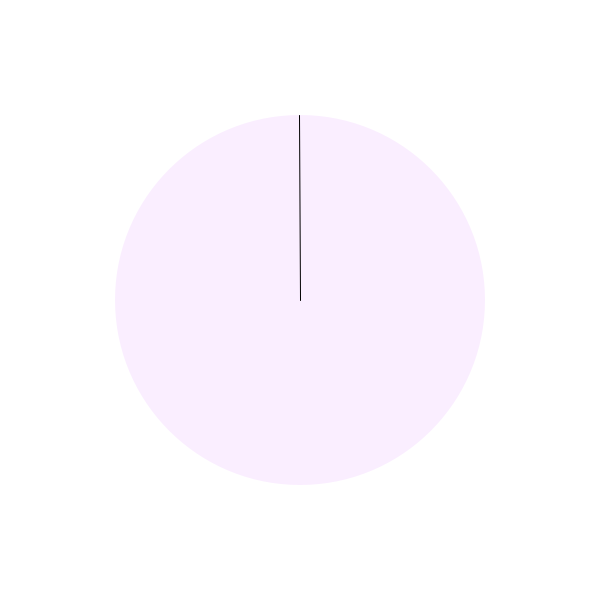
Frame 1 (no input)
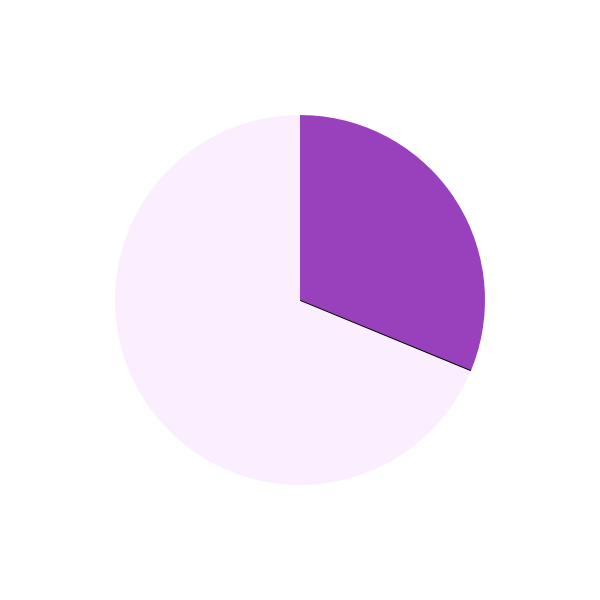
Frame 60 (the mouse pressed at the canvas centre just before this capture)
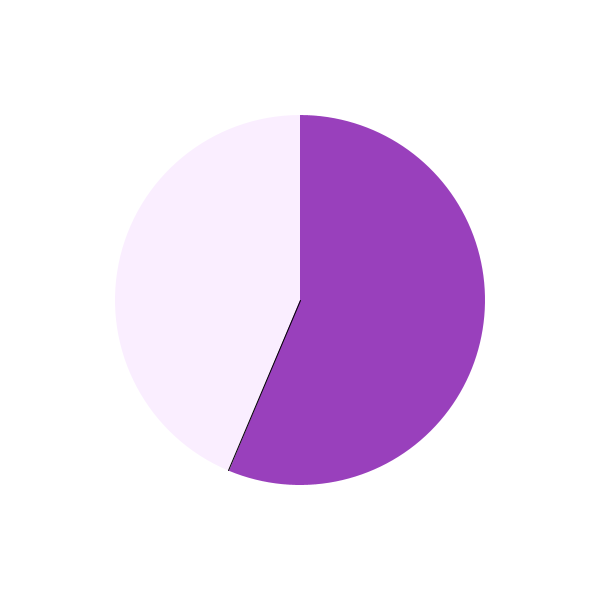
Frame 120 (the mouse held since frame 60 and released just before this capture)

The Processing sketch that drew these frames (run headless with seeded random() and noise(); from frame 60 on, the mouse is pressed at the canvas centre):

// Processing sketch: processing_96091
// ── processing_96091.pde

float angle, lastAngle;
float r, d;

float currentTime;
float fullCircleTime;

color bgc;
color fillTimeLapsed;
color fillTimeFuture;
color strokeColor;
float strokeWidth;

float traceAlpha;

int cycleCount;
int cycleCounterGap;
int cycleCountDiameter;
int maxCounterAmount;
  

void setup() {
  size(600,600);
  
  angle = 0;
  lastAngle = 0;
  d = int(width*0.618);
  d = makeEvenRoundUp(d);
  r = d/2;
  
  fullCircleTime = 4000;
  
  bgc = color(255);
  fillTimeLapsed = color(153, 64, 188);
  fillTimeFuture = color(250, 238, 255);
  strokeColor = color(0);
  strokeWidth = 1;
  
  traceAlpha = 0;
  
  cycleCount = 0;
  cycleCounterGap = 40;
  cycleCountDiameter = 20;
  maxCounterAmount = (width / cycleCounterGap) - 1;
}


void draw() {
  background(bgc);

  pushMatrix();
  translate(width/2,height/2);
  rotate(-HALF_PI);
  
  noStroke();
  fill(fillTimeFuture);
  arc(0,0, d,d, -(TWO_PI-angle),0);
  fill(fillTimeLapsed);
  arc(0,0, d,d, 0,angle);
  
  drawTrace();
  
  rotate(angle);
  stroke(strokeColor);
  strokeWeight(strokeWidth);
  line( 0,0, r,0 );
  popMatrix();
  
  lastAngle = angle;
  
  currentTime = millis();
  angle = (currentTime/fullCircleTime) * TWO_PI;
  angle %= TWO_PI;
  
  drawCycleCount();
  
  if(lastAngle > angle){ 
    traceAlpha = 255;
    cycleCount++;
  }
}


void drawTrace() {
  float reduceAlphaAmount = 5;
  if( traceAlpha > reduceAlphaAmount){ 
    traceAlpha -= reduceAlphaAmount;
    
    fill( fillTimeLapsed, traceAlpha );
    ellipse(0,0,d,d);
    
    float pieAlphaDivider = 6;
    float pieAlpha = traceAlpha / pieAlphaDivider;
    fill( fillTimeLapsed, pieAlpha );
    float traceAngle = map(pieAlpha, 0,255/(pieAlphaDivider/2), 0,TWO_PI);
    arc(0,0, d,d, -traceAngle,0);
  }
}


void drawCycleCount() {
  if( cycleCount > maxCounterAmount ){
    cycleCount = 1;
  }
  
  for( int i = 0; i < cycleCount; i++ ){
    noStroke();
    fill(fillTimeLapsed);
    ellipse( (i+1)*cycleCounterGap-(cycleCountDiameter/2), height-(cycleCounterGap-(cycleCountDiameter/2)), cycleCountDiameter,cycleCountDiameter);
  }
}


int makeEvenRoundUp(float number) {
  if( number%2 != 0 ){ number+=1; }
  return int(number);
}
